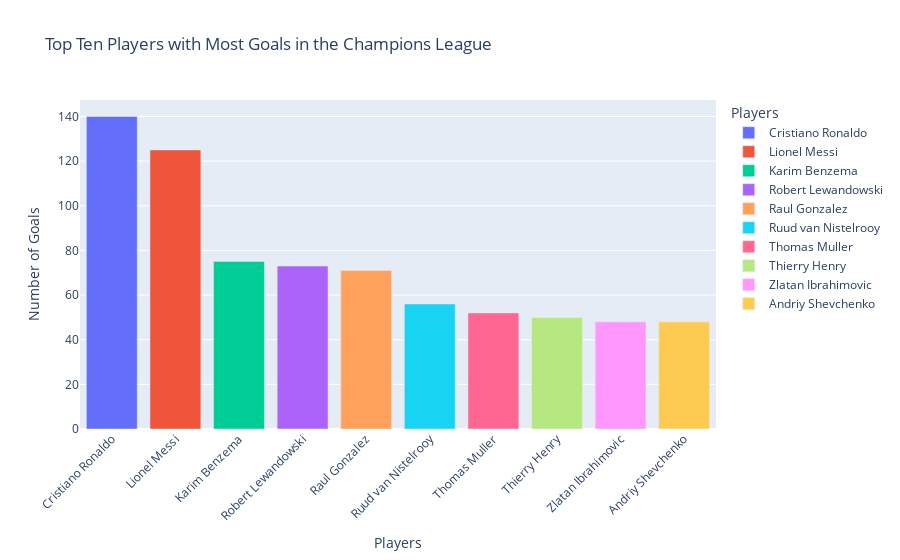

Here is the notebook cell this chart was saved with:
### Code cell
# Createting an interactive bar plot using Plotly Express for the data above;
fig = px.bar(df15_top_Ten, x='Player', y='Goals', title='Top Ten Players with Most Goals in the Champions League',
             labels={'Goals': 'Number of Goals', 'Player': 'Players'},
             template='plotly', color='Player')

# Set the layout
fig.update_layout(xaxis_tickangle=-45, xaxis_title='Players', yaxis_title='Number of Goals')

# Show the plot
fig.show()

### Figure 1 — Plotly figure (JSON) as saved in the notebook; plotly's stock layout.template omitted (floating-point values rounded to 4 significant figures)
{"data": [{"alignmentgroup": "True", "hovertemplate": "Players=%{x}<br>Number of Goals=%{y}<extra></extra>", "legendgroup": "Cristiano Ronaldo", "marker": {"color": "#636efa", "pattern": {"shape": ""}}, "name": "Cristiano Ronaldo", "offsetgroup": "Cristiano Ronaldo", "orientation": "v", "showlegend": true, "textposition": "auto", "type": "bar", "x": ["Cristiano Ronaldo"], "xaxis": "x", "y": [140], "yaxis": "y"}, {"alignmentgroup": "True", "hovertemplate": "Players=%{x}<br>Number of Goals=%{y}<extra></extra>", "legendgroup": "Lionel Messi", "marker": {"color": "#EF553B", "pattern": {"shape": ""}}, "name": "Lionel Messi", "offsetgroup": "Lionel Messi", "orientation": "v", "showlegend": true, "textposition": "auto", "type": "bar", "x": ["Lionel Messi"], "xaxis": "x", "y": [125], "yaxis": "y"}, {"alignmentgroup": "True", "hovertemplate": "Players=%{x}<br>Number of Goals=%{y}<extra></extra>", "legendgroup": "Karim Benzema", "marker": {"color": "#00cc96", "pattern": {"shape": ""}}, "name": "Karim Benzema", "offsetgroup": "Karim Benzema", "orientation": "v", "showlegend": true, "textposition": "auto", "type": "bar", "x": ["Karim Benzema"], "xaxis": "x", "y": [75], "yaxis": "y"}, {"alignmentgroup": "True", "hovertemplate": "Players=%{x}<br>Number of Goals=%{y}<extra></extra>", "legendgroup": "Robert Lewandowski", "marker": {"color": "#ab63fa", "pattern": {"shape": ""}}, "name": "Robert Lewandowski", "offsetgroup": "Robert Lewandowski", "orientation": "v", "showlegend": true, "textposition": "auto", "type": "bar", "x": ["Robert Lewandowski"], "xaxis": "x", "y": [73], "yaxis": "y"}, {"alignmentgroup": "True", "hovertemplate": "Players=%{x}<br>Number of Goals=%{y}<extra></extra>", "legendgroup": "Raul Gonzalez", "marker": {"color": "#FFA15A", "pattern": {"shape": ""}}, "name": "Raul Gonzalez", "offsetgroup": "Raul Gonzalez", "orientation": "v", "showlegend": true, "textposition": "auto", "type": "bar", "x": ["Raul Gonzalez"], "xaxis": "x", "y": [71], "yaxis": "y"}, {"alignmentgroup": "True", "hovertemplate": "Players=%{x}<br>Number of Goals=%{y}<extra></extra>", "legendgroup": "Ruud van Nistelrooy", "marker": {"color": "#19d3f3", "pattern": {"shape": ""}}, "name": "Ruud van Nistelrooy", "offsetgroup": "Ruud van Nistelrooy", "orientation": "v", "showlegend": true, "textposition": "auto", "type": "bar", "x": ["Ruud van Nistelrooy"], "xaxis": "x", "y": [56], "yaxis": "y"}, {"alignmentgroup": "True", "hovertemplate": "Players=%{x}<br>Number of Goals=%{y}<extra></extra>", "legendgroup": "Thomas Muller", "marker": {"color": "#FF6692", "pattern": {"shape": ""}}, "name": "Thomas Muller", "offsetgroup": "Thomas Muller", "orientation": "v", "showlegend": true, "textposition": "auto", "type": "bar", "x": ["Thomas Muller"], "xaxis": "x", "y": [52], "yaxis": "y"}, {"alignmentgroup": "True", "hovertemplate": "Players=%{x}<br>Number of Goals=%{y}<extra></extra>", "legendgroup": "Thierry Henry", "marker": {"color": "#B6E880", "pattern": {"shape": ""}}, "name": "Thierry Henry", "offsetgroup": "Thierry Henry", "orientation": "v", "showlegend": true, "textposition": "auto", "type": "bar", "x": ["Thierry Henry"], "xaxis": "x", "y": [50], "yaxis": "y"}, {"alignmentgroup": "True", "hovertemplate": "Players=%{x}<br>Number of Goals=%{y}<extra></extra>", "legendgroup": "Zlatan Ibrahimovic", "marker": {"color": "#FF97FF", "pattern": {"shape": ""}}, "name": "Zlatan Ibrahimovic", "offsetgroup": "Zlatan Ibrahimovic", "orientation": "v", "showlegend": true, "textposition": "auto", "type": "bar", "x": ["Zlatan Ibrahimovic"], "xaxis": "x", "y": [48], "yaxis": "y"}, {"alignmentgroup": "True", "hovertemplate": "Players=%{x}<br>Number of Goals=%{y}<extra></extra>", "legendgroup": "Andriy Shevchenko", "marker": {"color": "#FECB52", "pattern": {"shape": ""}}, "name": "Andriy Shevchenko", "offsetgroup": "Andriy Shevchenko", "orientation": "v", "showlegend": true, "textposition": "auto", "type": "bar", "x": ["Andriy Shevchenko"], "xaxis": "x", "y": [48], "yaxis": "y"}], "layout": {"barmode": "relative", "legend": {"title": {"text": "Players"}, "tracegroupgap": 0}, "title": {"text": "Top Ten Players with Most Goals in the Champions League"}, "xaxis": {"anchor": "y", "categoryarray": ["Cristiano Ronaldo", "Lionel Messi", "Karim Benzema", "Robert Lewandowski", "Raul Gonzalez", "Ruud van Nistelrooy", "Thomas Muller", "Thierry Henry", "Zlatan Ibrahimovic", "Andriy Shevchenko"], "categoryorder": "array", "domain": [0, 1], "tickangle": -45, "title": {"text": "Players"}}, "yaxis": {"anchor": "x", "domain": [0, 1], "title": {"text": "Number of Goals"}}}}
